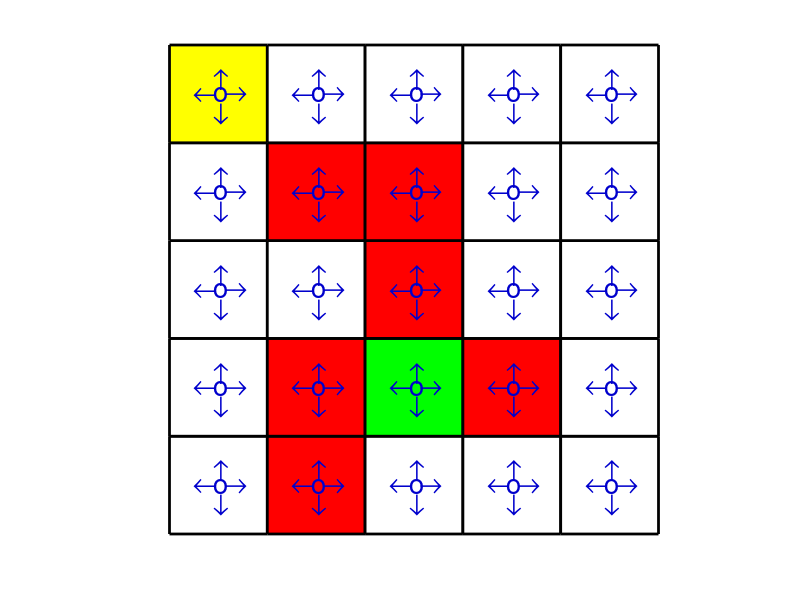

Recreate this plot in MATLAB. (Note: this script raises an error after producing the figure.)
% ----------- MC - epsilon greedy ------------------- %
% policy is stochastic 
% 问题由于policy是随机的，而执行action只能执行某一个action，...
% 那么怎么在选择其他的action以凸显出随机性。
% 建议使用随机数采样的方法来确定action；在确定过程中如何减少find的使用次数
% 使用 every-visit moethod 因为一个episode需要被充分利用
% 
% Note: 使用一个初始策略生成一个episode后（10^6），根据计算得到的qvalue，后更新策略
%       后续的episode的长度可根据需要减少
%% ---------------- MC epsilon-greedy ------------------- %%
% 根据预定的episode的长度，基于初始policy生成一段trajectory
% 由新trajectory计算q值，对最大q值赋值最大的概率，其余act小概率，以此更新policy
clear;clc;

% -生成初始策略（随机） - 
% 0:通行区域(白) 1:起点(黄) 2:终点(绿) 3:禁止区域(红) 
matrix_maze = [0 3 0 0 0;0 3 2 3 0;0 0 3 0 0;0 3 3 0 0;1 0 0 0 0];% 区域非点
color_map   = [1 1 1;1 1 0;0 1 0;1 0 0];                          % 各区域的颜色
arrow_mod   = [0.45,0.65;0.57,0.5;0.45,0.3;0.25,0.5;0.45,0.5];    % 绘制箭头的修正量
action2     = {'↑','→','↓','←','o'};% policy a1=1 a2=2 a3=3 a4=4 a5=5

% - 生成随机策略 - 
matrix_pi0 = randi(5, 5, 5);

% - policy and action value matrixs (初始概率均为0.2，探索为各向同性:Epsilon Greedy)
epsilon = 0.2;% \in [0 1]  between exploration(1) and exploitation(0) 
pi_act = 1/length(action2)*ones(size(matrix_pi0,1)*size(matrix_pi0,2),length(action2));


% - reward and punishment - 
r_boundary = -1 ; r_forbiden = -1 ; r_traget = 1 ; r_pass = 0; gamma = 0.9;
REW = {r_boundary,r_forbiden,r_traget,r_pass};

% - 布置迷宫 -
% 迷宫大小为5*5;形状为参考zhaoshiyu课程
% 禁止区域颜色为红色；通行区域白色；目标区域为绿色 (箭头的长短与概率大小相关)
tmp_pi = reshape(matrix_pi0,[],1);
for j2 = 1:length(tmp_pi)
    indx = floor(j2/(sqrt(length(tmp_pi))+0.1))+1;
    indy = j2 - sqrt(length(tmp_pi))*(indx -1);
    % 网格
    patch([indx indx+1 indx+1 indx],[indy indy indy+1 indy+1],...
          color_map(matrix_maze(indy,indx)+1,:),'EdgeColor','k','LineWidth',2);hold on;
    % 加速度(pi)
    for j3 = 1:size(pi_act,2)
        if ( pi_act(j2,j3) ~= 0 )
            text(indx+arrow_mod(j3,1),indy+arrow_mod(j3,2),action2(j3)...
                 ,'color',[0 0 0.8],'FontSize',100*pi_act(j2,j3));
        end
    end
end
axis equal;axis off;

% - 网格的顶点和边界编号 - 
ng = size(matrix_pi0,1);                                         % 迷宫中向左或向右跳的网格数
vert_ll = 1;vert_ul = ng;vert_ur = ng^2;vert_lr = ng^2-ng+1;     % 顶点
edge_l = 2:ng-1;edge_u = ng*(2:ng-1);                            % 边界
edge_r = (2:ng-1)+(ng-1)*ng;edge_d = 1+ng*(1:ng-2);              % 边界
forb_s = find(matrix_maze == 3);targ_s = find(matrix_maze == 2); % 禁区
VERT_EDGE = {vert_ll,vert_ul,vert_ur,vert_lr,...
             edge_l,edge_u,edge_r,edge_d,forb_s,targ_s};         % 顶点；边界；禁区；目标（矩阵中个元素的顺序）

% - episode设置 - 
% "独立的"按照随机数采样的方法和discretize函数实现执行action的选择 
%   epsilon确定后，概率的大小确定，最大概率的action需要根据q(s,a)确定
steps       = 1e6; % episode的长度
cum_pi_act  = cumsum(pi_act,2); % 列对应action标号；行对应的state
act_prob    = rand(length(pi_act),1);
iter        = 5;  % 总迭代数
probability = [1-(length(action2)-1)/length(action2)*epsilon,epsilon/length(action2)];% 1最大概率；2其余概率

mat_qva = zeros(size(matrix_maze,1)*size(matrix_maze,2),length(action2));% 内环完成之后计算
for jo = 1:iter % 使用内循环更新policy，state则使用初始值
    % - 存储器(向量)
    mat_sta = find( matrix_maze == 1 ); % 初始化state
    mat_act = 0;
    mat_rew = 0;
    

    % - 选择一个初始的state开始循环 -
    state0 = mat_sta(end);
    [sta_act_rew] = TRAJ_eg(state0, pi_act, VERT_EDGE, REW, steps, ng);

    % - 更新state action and reward -
    mat_sta = [mat_sta,sta_act_rew(1,:)];% 赋予初值以便计算
    mat_act = [mat_act,sta_act_rew(2,:)];
    mat_rew = [mat_rew,sta_act_rew(3,:)];
    % - policy evaluation（循环计算q值） -
    % 1)计算对应的q值加到对应的policy的位置；2)使用一个计数矩阵，记录访问次数
    % 3)q值矩阵与计数矩阵求平均，未访问的state和action的policy如何处理？
    % note:reward的使用是从最后一个到第二个，...
    %      然后根据action最后一个到第二个，state 导数第二到第一个的索引记录q和计数
    tmp_pol = 0*pi_act;% state 和 action 返回pi_act中的行与列
    tmp_cnt = 0*pi_act;% 统计对应state和action出现的次数
    iteq = length(mat_sta);
    for jq = 1:iteq - 1
        % - 索引位置
        row = mat_sta( iteq - jq );
        col = mat_act( iteq + 1 - jq );
        % - 计算累计q值
        if ( jq == 1 )
            tmpg = mat_rew( iteq + 1 - jq );
        else
            tmpg = mat_rew( iteq + 1 - jq ) + gamma*tmpg;
        end
        tmp_pol(row,col) = tmp_pol(row,col) + tmpg;
        tmp_cnt(row,col) = tmp_cnt(row,col) + 1;
    end

    % - policy improvement - (由返回的qvalue更新policy，矩阵当中存在NaN)
    % 1) 鼓励探索未知区域：q值初始值为0，惩罚的q值为负数，在policy中未探索的action随机选取一个给最大的概率
    % 2) 鼓励探索已知区域：未探索的区域为NaN，在policy中，对已探索的行为下选择q值最大的act赋值最大概率
    tmp_mat_qva = tmp_pol./tmp_cnt; % 计算平均的q值
    tmp_mat_qva(isnan(tmp_mat_qva)) = 0;

    % - 找到探索位置，对policy进行更新
    indx = find( all( tmp_mat_qva == 0 , 2 ) == 0 );% 对indx = 0对应的行进行更新策略
    % - 更新policy（若网格世界很大？）-
    for jj = 1:length(indx)
        % 已探索state找到action的qvalue的最大值，赋值最大的概率，其余相等的小概率
        max_qvalue = find( tmp_mat_qva(indx(jj),:) == max(tmp_mat_qva(indx(jj),:)) );
        idx = randi(length(max_qvalue));
        pi_act(indx(jj),max_qvalue(idx)) = probability(1);% 最大概率
        pi_act(indx(jj),1:end ~= max_qvalue(idx) ) = probability(2);
    end

    % - 绘制迷宫(标记的大小与概率相关) -
    for j2 = 1:length(tmp_pi)
        indx = floor(j2/(sqrt(length(tmp_pi))+0.1))+1;
        indy = j2 - sqrt(length(tmp_pi))*(indx -1);
        % 网格
        patch([indx indx+1 indx+1 indx],[indy indy indy+1 indy+1],...
            color_map(matrix_maze(indy,indx)+1,:),'EdgeColor','k','LineWidth',2);hold on;
        % 加速度(pi)
        for j3 = 1:size(pi_act,2)
            % 根据概率选择箭头标记的大小
            if ( pi_act(j2,j3) == probability(1) )
                a = 0.8;
            else
                a = 0.4;
            end
            if ( pi_act(j2,j3) ~= 0 )
                text(indx+arrow_mod(j3,1),indy+arrow_mod(j3,2),action2(j3)...
                    ,'color',[0 0.0 0.6],'FontSize',30*a);
            end
        end
    end
    title(['iteration = ',num2str(jo)],'Fontsize',30)
    axis equal;axis off;drawnow;
end
%% ----------- 子程序 ------------
function [sta_act_rew] = TRAJ_eg(state0, pi_act, VERT_EDGE, REW, steps, ng) % steps为生成trajectory的长度
% 初始状态、策略、边界/禁区/目标位置、奖励、步长、网格尺寸

% 提取边界和特殊位置
vert_ll = cell2mat(VERT_EDGE(1)); vert_ul = cell2mat(VERT_EDGE(2));
vert_ur = cell2mat(VERT_EDGE(3)); vert_lr = cell2mat(VERT_EDGE(4));
edge_l  = cell2mat(VERT_EDGE(5)); edge_u  = cell2mat(VERT_EDGE(6));
edge_r  = cell2mat(VERT_EDGE(7)); edge_d  = cell2mat(VERT_EDGE(8));
forb_s  = cell2mat(VERT_EDGE(9)); targ_s  = cell2mat(VERT_EDGE(10));

% 提取奖励值
r_boundary = cell2mat(REW(1)); r_forbiden = cell2mat(REW(2));
r_traget   = cell2mat(REW(3)); r_pass     = cell2mat(REW(4));

% 动作对应的位移向量 (↑ → ↓ ← ○)
vert_po = [1, ng, -1, -ng, 0];

% 随机数序列
nprob = rand(steps, 1);
markact = 1:5;

% 预分配记忆数组（长度 steps+1）
tmp_sta = zeros(1, steps+1);
tmp_act = zeros(1, steps+1);
tmp_rew = zeros(1, steps+1);
tmp_sta(1) = state0;

for ja = 1:steps
    cur_state = tmp_sta(ja);

    % 根据策略确定动作
    cumpol  = [0,cumsum(pi_act(cur_state, :), 2)]; % 在这里补个0
    ind_act = discretize(nprob(ja), cumpol);
    tmp_pol = zeros(size(pi_act, 2), 1);   % 列向量，便于点积和索引
    tmp_pol(ind_act) = 1;

    % 判断是否撞墙（根据当前状态类型）
    collision = false;
    if cur_state == vert_ll
        if tmp_pol(3)==1 || tmp_pol(4)==1; collision = true; end
    elseif cur_state == vert_ul
        if tmp_pol(1)==1 || tmp_pol(4)==1; collision = true; end
    elseif cur_state == vert_ur
        if tmp_pol(1)==1 || tmp_pol(2)==1; collision = true; end
    elseif cur_state == vert_lr
        if tmp_pol(2)==1 || tmp_pol(3)==1; collision = true; end
    elseif any(ismember(cur_state, edge_l))
        if tmp_pol(4)==1; collision = true; end
    elseif any(ismember(cur_state, edge_u))
        if tmp_pol(1)==1; collision = true; end
    elseif any(ismember(cur_state, edge_r))
        if tmp_pol(2)==1; collision = true; end
    elseif any(ismember(cur_state, edge_d))
        if tmp_pol(3)==1; collision = true; end
    end

    if collision
        % 撞墙：状态不变，获得边界惩罚
        tmp_sta(ja+1) = cur_state;
        tmp_act(ja+1) = markact * tmp_pol;   % 点积得到动作编号
        tmp_rew(ja+1) = r_boundary;
    else
        % 正常移动
        tmp_sta(ja+1) = cur_state + vert_po * tmp_pol;
        tmp_act(ja+1) = markact * tmp_pol;

        % 根据移动后的位置确定奖励
        if ismember(tmp_sta(ja+1), forb_s)
            tmp_rew(ja+1) = r_forbiden;
        elseif ismember(tmp_sta(ja+1), targ_s)
            tmp_rew(ja+1) = r_traget;
        else
            tmp_rew(ja+1) = r_pass;
        end
    end
end

% 输出结果（从第二步开始）
sta_act_rew = [tmp_sta(2:end); tmp_act(2:end); tmp_rew(2:end)];
end
